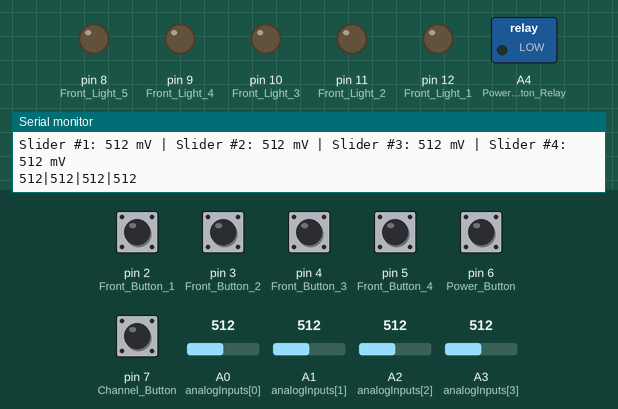
This sketch was run on a simulated Arduino Uno, built with avr-gcc and run on an emulated ATmega328P. Shown: switched loads named in the sketch (green lamp = pin HIGH), output pins drawn as LEDs (lit = HIGH), the last lines printed to the serial monitor. The inputs (shaded band) are chosen by the test bench; at power-on: pin 2 (Front_Button_1), pin 3 (Front_Button_2), pin 4 (Front_Button_3), pin 5 (Front_Button_4), pin 6 (Power_Button), pin 7 (Channel_Button) HIGH, A0 (analogInputs[0]) = 512, A1 (analogInputs[1]) = 512, A2 (analogInputs[2]) = 512, A3 (analogInputs[3]) = 512.

Above: at 1.2 s.
1.3 s: pin 2 (Front_Button_1) pulled LOW for 0.15 s
At 1.41 s:
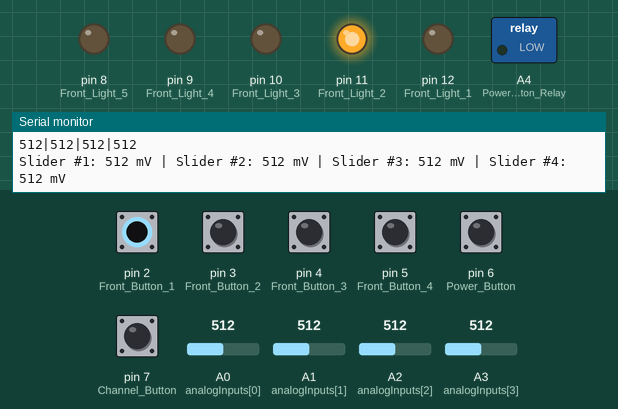
3.0 s: pin 3 (Front_Button_2) pulled LOW for 0.15 s
At 4.2 s:
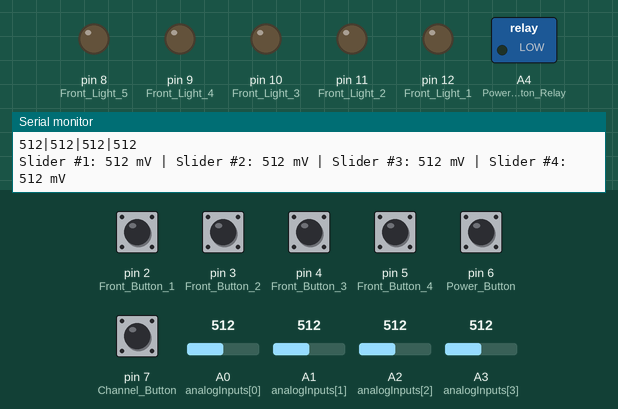
4.6 s: pin 4 (Front_Button_3) pulled LOW for 0.15 s
At 5.9 s:
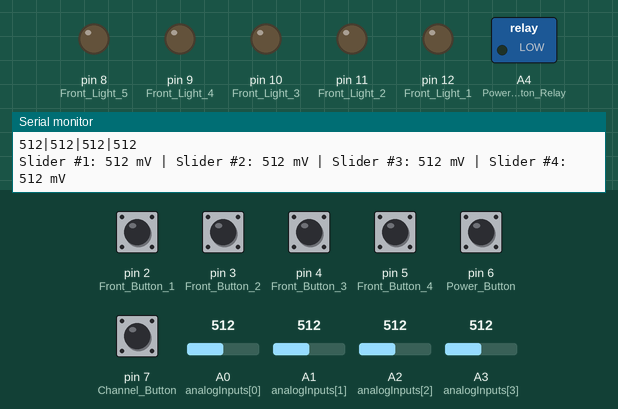
6.2 s: pin 5 (Front_Button_4) pulled LOW for 0.15 s
At 7.5 s:
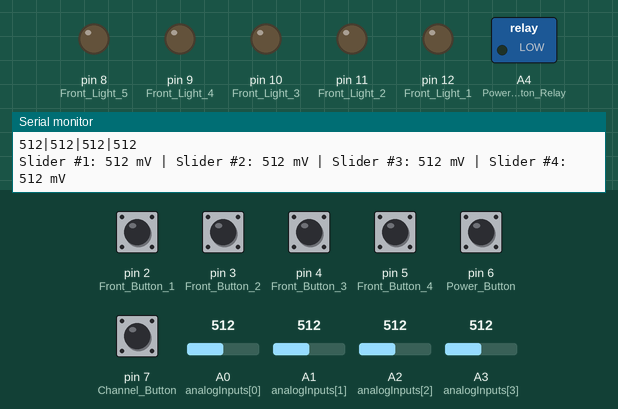
7.8 s: pin 7 (Channel_Button) pulled LOW for 0.15 s
At 7.93 s:
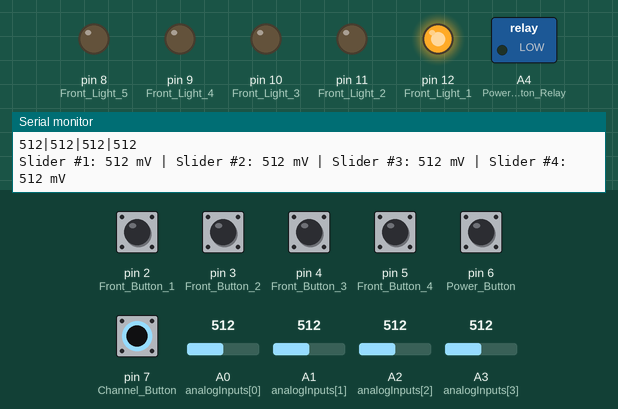
9.5 s: A0 (analogInputs[0]) set to 110
12.5 s: A0 (analogInputs[0]) set to 92
Timing chart, 0 to 15.0 s (numbered marks = the images above; inputs shaded):
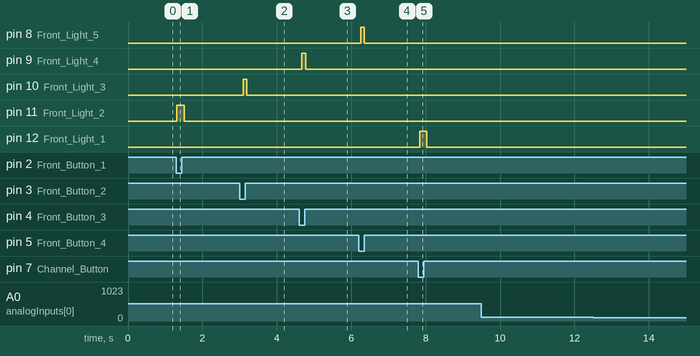

Measured:
- after the input at 1.3 s, pin 11 (Front_Light_2): LOW → HIGH at once, → LOW 0.20 s later
- after the input at 3.0 s, pin 10 (Front_Light_3): LOW → HIGH after 0.10 s, → LOW 0.10 s later
- after the input at 4.6 s, pin 9 (Front_Light_4): LOW → HIGH after 0.08 s, → LOW 0.10 s later
- after the input at 6.2 s, pin 8 (Front_Light_5): LOW → HIGH after 0.06 s, → LOW 0.10 s later
- after the input at 7.8 s, pin 12 (Front_Light_1): LOW → HIGH at once, → LOW 0.20 s later

The sketch:

Deej-4-sliders.ino
```cpp
const int NUM_SLIDERS = 4;
const int analogInputs[NUM_SLIDERS] = {A0, A1, A2, A3};

int analogSliderValues[NUM_SLIDERS];
// Power Button
char switch1 = 0; //name of fist switch
char switch2 = 0; //name of second switch

void setup() {
  for (int i = 0; i < NUM_SLIDERS; i++) {
    pinMode(analogInputs[i], INPUT);
  }
  pinMode(2, INPUT_PULLUP); // Front Button 1
  pinMode(3, INPUT_PULLUP); // Front Button 2
  pinMode(4, INPUT_PULLUP); // Front Button 3
  pinMode(5, INPUT_PULLUP); // Front Button 4
  pinMode(6, INPUT_PULLUP); // Power Button
  pinMode(7, INPUT_PULLUP); // Channel Button
  pinMode(8, OUTPUT);  // Front Light 5
  pinMode(9, OUTPUT);  // Front Light 4
  pinMode(10, OUTPUT);  // Front Light 3
  pinMode(11, OUTPUT);  // Front Light 2
  pinMode(12, OUTPUT);  // Front Light 1
  pinMode(A4, OUTPUT);  // Power Button Relay

  Serial.begin(9600);
}

void loop() {
  updateSliderValues();
  sendSliderValues(); // Actually send data (all the time)
  printSliderValues(); // For debug
  frontButtonLights();
  PowerButton();
  ResetButton();
  //delay(10);

}

void updateSliderValues() {
 for (int i = 0; i < NUM_SLIDERS; i++) {
     analogSliderValues[i] = analogRead(analogInputs[i]);
  }
}

void sendSliderValues() {
  String builtString = String("");

  for (int i = 0; i < NUM_SLIDERS; i++) {
    builtString += String((int)analogSliderValues[i]);

    if (i < NUM_SLIDERS - 1) {
      builtString += String("|");
    }
  }

  Serial.println(builtString);
}

void printSliderValues() {
  for (int i = 0; i < NUM_SLIDERS; i++) {
    String printedString = String("Slider #") + String(i + 1) + String(": ") + String(analogSliderValues[i]) + String(" mV");
    Serial.write(printedString.c_str());

    if (i < NUM_SLIDERS - 1) {
      Serial.write(" | ");
    } else {
      Serial.write("\n");
    }
  }
}
void frontButtonLights(){
  if (digitalRead(7) == HIGH) {
    digitalWrite(12, LOW);
  } else {
    digitalWrite(12, HIGH);
  }
  if (digitalRead(2) == HIGH) {
    digitalWrite(11, LOW);
  } else {
    digitalWrite(11, HIGH);
  }
  if (digitalRead(3) == HIGH) {
    digitalWrite(10, LOW);
  } else {
    digitalWrite(10, HIGH);
  }
  if (digitalRead(4) == HIGH) {
    digitalWrite(9, LOW);
  } else {
    digitalWrite(9, HIGH);
  }
 if (digitalRead(5) == HIGH) {
    digitalWrite(8, LOW);
  } else {
    digitalWrite(8, HIGH);
  }
}
void PowerButton(){
if (digitalRead(7) == LOW){
  if (digitalRead(6) == LOW && (switch1 == 0)){
     digitalWrite(A4, HIGH);
     delay(250); // how long the button press will occur
     digitalWrite(A4, LOW);
     switch1 = 1; // changes the switches char so the switch will not automatically loop
}
  if (digitalRead(6) == HIGH && (switch1 == 1)) {
     digitalWrite(A4, HIGH);
     delay(250); // how long the button press will occur
     digitalWrite(A4, LOW);
     switch1 = 0;
  }
 }
}
void ResetButton(){
if (digitalRead(2) == LOW && digitalRead(3) == LOW && digitalRead(4) == LOW && digitalRead(5) == LOW && (digitalRead(7) == LOW)){
     digitalWrite(A4, HIGH);
  }else {
    digitalWrite (A4,LOW);
  }
}

//  digitalWrite(12, HIGH);   // turn the LED on (HIGH is the voltage level)
//  delay(250);                       // wait for a second
//    digitalWrite(11, HIGH);   // turn the LED on (HIGH is the voltage level)
//  delay(250);                       // wait for a second
//    digitalWrite(10, HIGH);   // turn the LED on (HIGH is the voltage level)
//  delay(250);                       // wait for a second
//    digitalWrite(9, HIGH);   // turn the LED on (HIGH is the voltage level)
//  delay(250);                       // wait for a second
//    digitalWrite(8, HIGH);   // turn the LED on (HIGH is the voltage level)
//  delay(250);                       // wait for a second
// digitalWrite(12, LOW);   // turn the LED on (HIGH is the voltage level)
//  delay(250);                       // wait for a second
//    digitalWrite(11, LOW);   // turn the LED on (HIGH is the voltage level)
//  delay(250);                       // wait for a second
//    digitalWrite(10, LOW);   // turn the LED on (HIGH is the voltage level)
//  delay(250);                       // wait for a second
//    digitalWrite(9, LOW);   // turn the LED on (HIGH is the voltage level)
//  delay(250);                       // wait for a second
//    digitalWrite(8, LOW);   // turn the LED on (HIGH is the voltage level)
//  delay(250);                       // wait for a second
```
